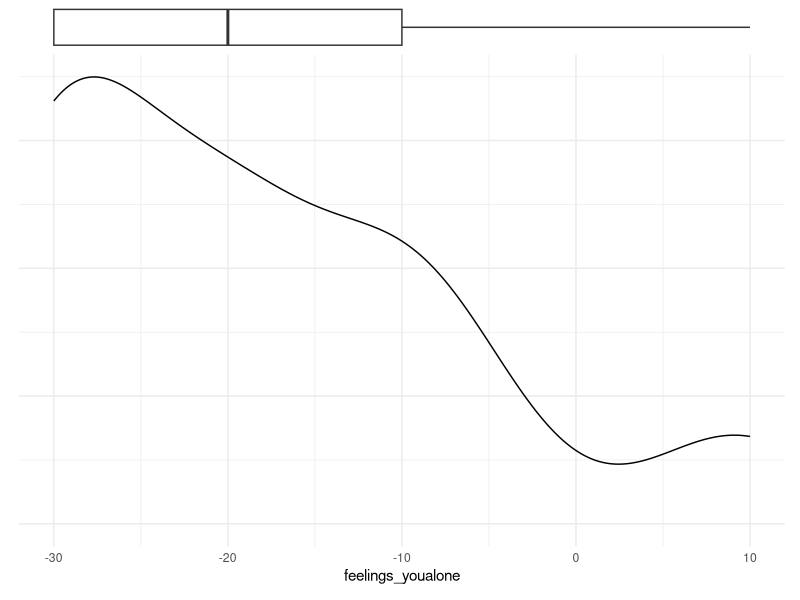
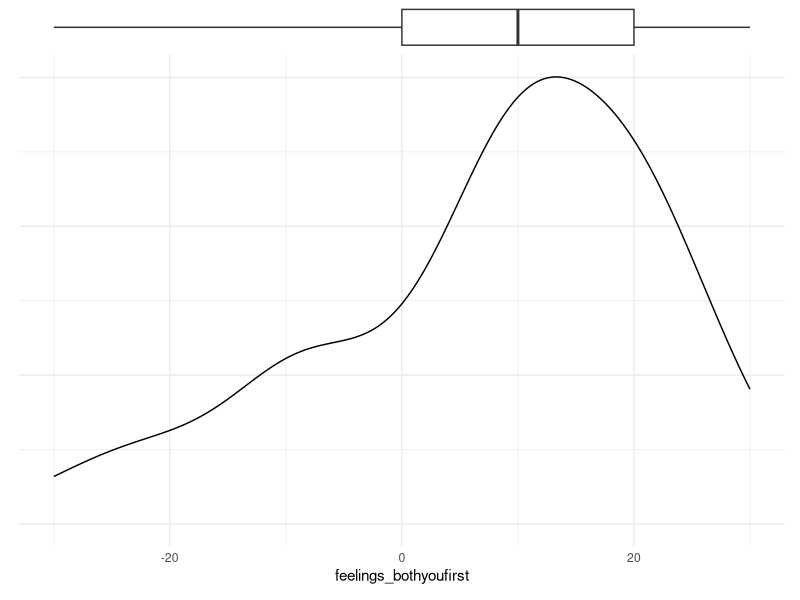
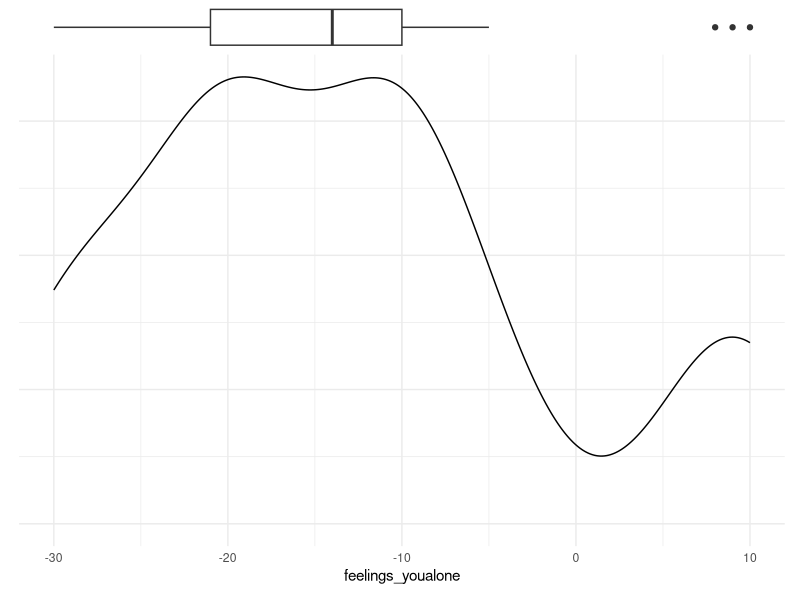
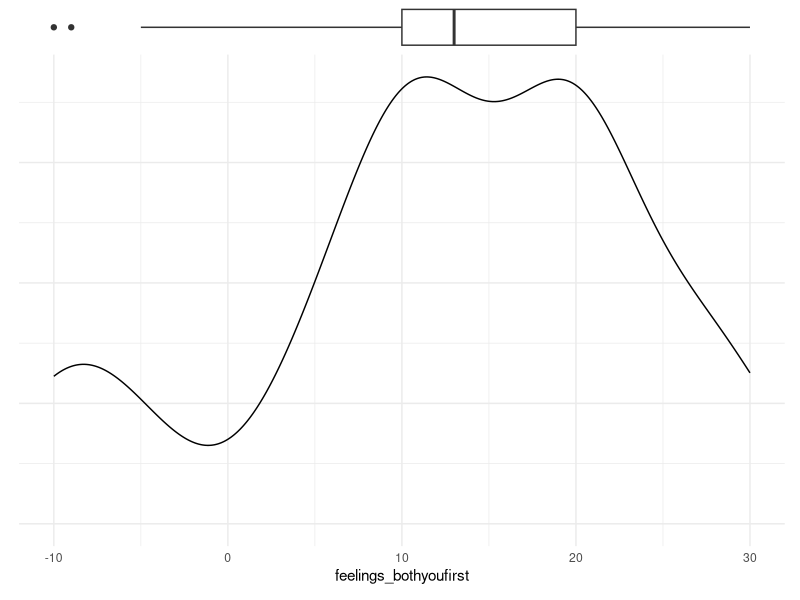
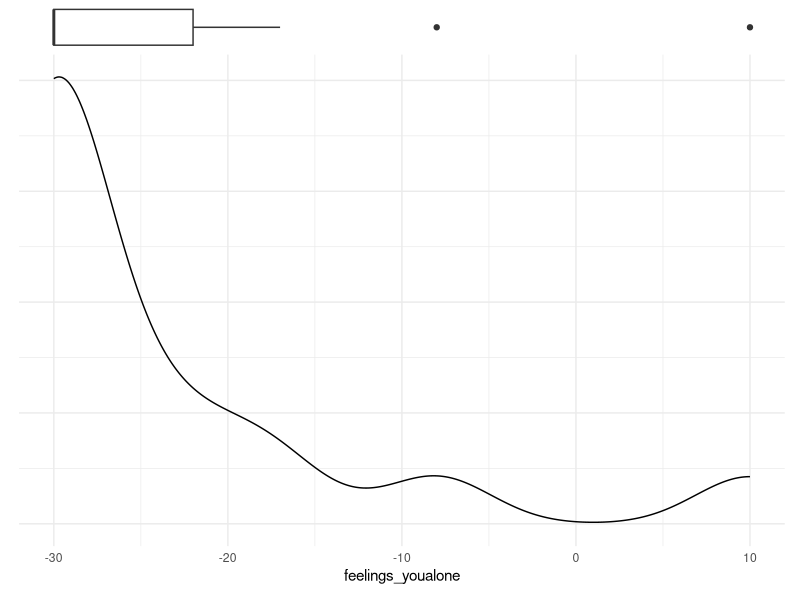
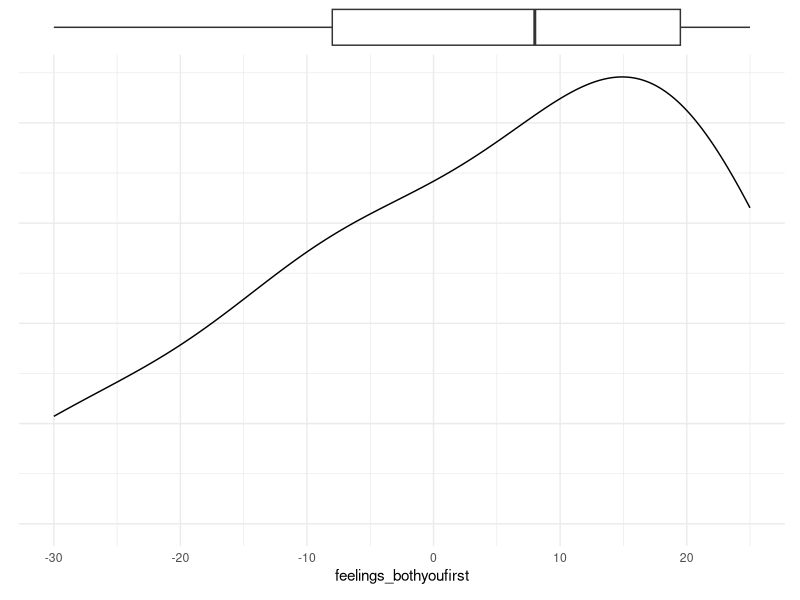
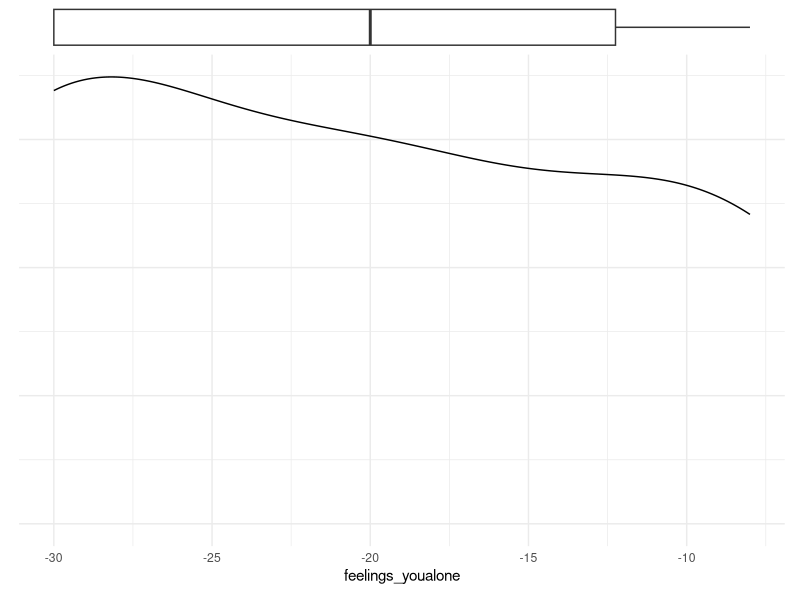
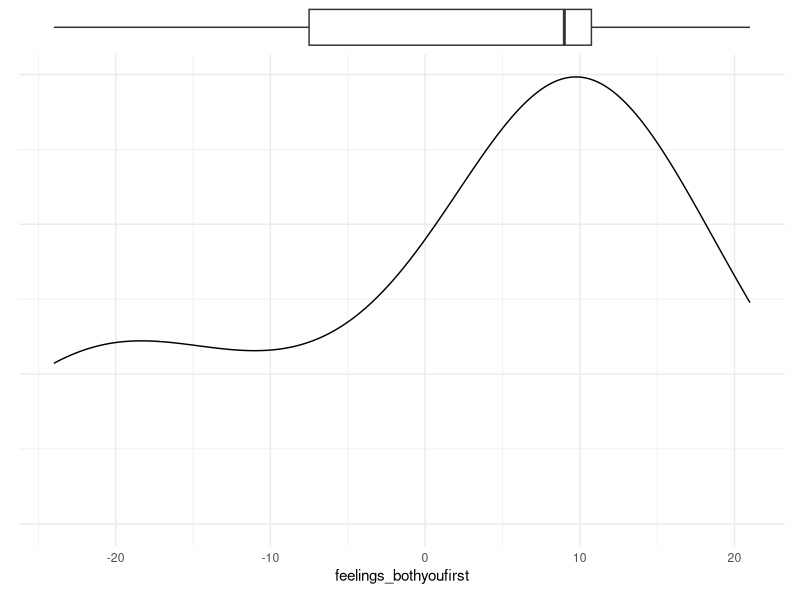

Here is the R script that generated these plots, in order:
#### Initial Setup ----
#### data cleaning, eda

# Notes: There definitely seems to be a significant difference between the feelings
# of those who do and don't get return apologies (Task1). There also seems to be
# significant differences between the different types of people (Task2). I wonder if this
# maps onto agreeableness personality-wise. Could also be more related to people's
# lived experiences and morals?


library(tidyverse)
library(here)
library(patchwork)

# load data
apology_data <- read_csv(here("data/apology_data.csv"))

skimr::skim(apology_data)
# consent: n_unique = 1; all responses agreed
# passedattn: n_unique = 2; need to clean responses that did not pass
# Progress: mean = 84.1; need to clean responses that did not answer about feelings


## data cleaning ----
apology_clean <- apology_data |>
  filter(IPAddress != "72.83.222.239") |> #see comments field
  filter(Progress > 30) |>
  filter(passedattn == "yes") |>
  select(initiator_type, starts_with("feelings_"), starts_with("outcome_"),
         blame_1, real_imaginary, describe, comments)


## eda ----
plot_density_boxplot <- function(data, x_variable) {
  p1 <- ggplot(data, aes({{x_variable}})) +
    geom_boxplot() +
    theme_void()

  p2 <- ggplot(data, aes({{x_variable}})) +
    geom_density() +
    theme_minimal() +
    theme(
      axis.text.y = element_blank(),
      axis.title.y = element_blank(),
      axis.ticks.y = element_blank()
    )

  p1/p2 + plot_layout(heights = unit(c(1, 5), c("cm", "null")))
}

plot_density_boxplot(apology_clean, feelings_youalone)
# overall, people feel very bad (-30,-10) when they do not get a return apology
plot_density_boxplot(apology_clean, feelings_bothyoufirst)
# overall, people feel much better (0,20) when they do get a return apology


apology_clean |> filter(initiator_type == "always") |>
  plot_density_boxplot(feelings_youalone)
# always-type do not feel good (-20,-10) with no return apology, but better than the population average
apology_clean |> filter(initiator_type == "always") |>
  plot_density_boxplot(feelings_bothyoufirst)
# always-type feel much better (10,20) when both people apologize


apology_clean |> filter(initiator_type == "conditional") |>
  plot_density_boxplot(feelings_youalone)
# dramatic negative shift strong right skew, feel horrible (-30,-23) with no return apology
apology_clean |> filter(initiator_type == "conditional") |>
  plot_density_boxplot(feelings_bothyoufirst)
# significantly more positive (-8,20) with apology, though not as positive as always-type


apology_clean |> filter(initiator_type == "never") |>
  plot_density_boxplot(feelings_youalone)
# wide but negative spread (-30,-12) with no apology
apology_clean |> filter(initiator_type == "never") |>
  plot_density_boxplot(feelings_bothyoufirst)
# interestingly left skew (-8,10) but least positive out of all types









